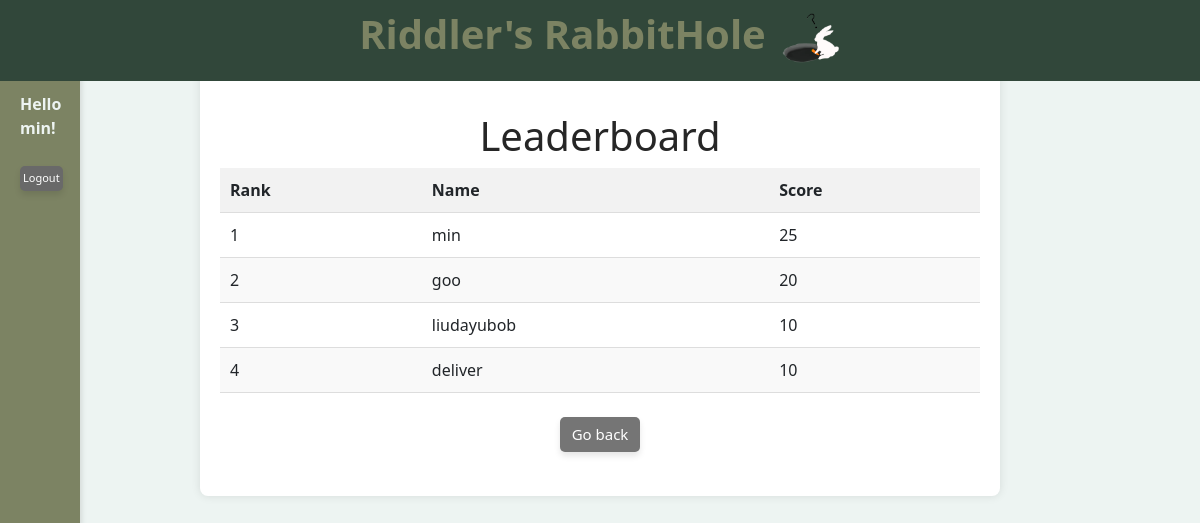
The page /leaderboard (signed in) on the database its author committed.
### database/models.py (models this page shows, shortened)
class User(UserMixin, Model):
    id = Column(Integer, primary_key=True)
    username = Column(String(50), unique=True, nullable=False)
    email = Column(String(100), unique=True, nullable=False)
    password_hash = Column(String(128), nullable=False)
    gender = Column(String(10), nullable=False)
    dob = Column(DateTime, nullable=False)
    phone = Column(String(20))
    country = Column(String(50), nullable=False)
    avatar = Column(String(20), nullable=False)
    score = Column(db.Integer, default=0)
    comments = db.relationship('Comment', backref='user', lazy=True)

### app.py (the view)
@app.route('/leaderboard')
def leaderboard():
    top_scores = Score.query.order_by(Score.score.desc()).limit(10).all()
    data = []
    rank = 1
    for score in top_scores:
        user = User.query.get(score.user_id)
        data.append({"rank": rank, "username": user.username, "score": score.score})
        rank += 1
    return render_template('leaderboard.html', data=data, current_user=current_user)

### app.py (called while the page is built)
@login_manager.user_loader
def load_user(user_id):
    return User.query.get(int(user_id))

### templates/leaderboard.html (shortened to what this page needs)
<!DOCTYPE html>
<html lang="en">
<head>
    <link rel="stylesheet" type="text/css" href="{{ url_for('static', filename='css/style.css') }}">
    <link href="https://stackpath.bootstrapcdn.com/bootstrap/4.5.2/css/bootstrap.min.css" rel="stylesheet">
</head>
<body>
    <div class="header">
        <h1 style="color: #7C8363;"><b>Riddler's RabbitHole </b><img src="{{ url_for('static', filename='img/rabbit.png') }}" alt="" class="rabbitimg"></h1>
    </div>
    <div class="sidebar" id="sidebar">
        <div class="login-tab" id="loginButton" onclick="toggleLogin()">
            {% if current_user.is_authenticated %}
                <br><br><br>
                <b>
                Hello
                {{ current_user.username }}!</b>
                <br><br>
                <button class="lognew" onclick="logout()">Logout</button>
            {% else %}
                <br><br><br>
                Login
            {% endif %}
        </div>
    </div>
<div class="containerl">
    <br><br><br>
    <h1>Leaderboard</h1>
    <table id="leaderboard">
        <thead>
            <tr>
                <th>Rank</th>
                <th>Name</th>
                <th>Score</th>
            </tr>
        </thead>
        <tbody>
            {% for entry in data %}
            <tr>
                <td>{{ entry.rank }}</td>
                <td>{{ entry.username }}</td>
                <td>{{ entry.score }}</td>
            </tr>
            {% endfor %}
        </tbody>
    </table>
    <br>
    <div class="mb-4">
        <a href="{{ url_for('index') }}" class="newbutton">Go back</a>
    </div>
</div>
</body>
</html>

### static/css/style.css (style rules this page uses)
* { margin: 0; padding: 0; box-sizing: border-box; }
body { font-family: 'Segoe UI', Tahoma, Geneva, Verdana, sans-serif; padding: 20px; margin-left: 120px; background-color: #EDf4f2; }
.sidebar { position: fixed; top: 0; left: 0; width: 120px; height: 100%; background-color: #7C8363; overflow-y: auto; padding: 20px; box-shadow: 2px 0 5px rgba(0, 0, 0, 0.1); z-index: 999; transition: width 0.3s ease-in-out; color: #EDF4F2 }
.rabbitimg { height: 50px; width: auto; margin-left: 5px; }
.header { position: fixed; top: 0; left: 0; width: 100%; background-color: #31473A; color: rgb(65, 65, 65); padding: 10px 15px; text-align: center; z-index: 9999; color: #7C8363; }
.newbutton { display: inline-block; padding: 6px 12px; font-size: 15px; color: #fff; background-color: #757575; border: none; border-radius: 5px; cursor: pointer; transition: background-color 0.3s ease, transform 0.2s ease; box-shadow: 0 4px 6px rgba(0, 0, 0, 0.1); }
.lognew { display: inline-block; font-size: 11px; padding: 4px 3px; border-radius: 5px; border: none; color: #fff; background-color: #696969; cursor: pointer; transition: background-color 0.3s ease, transform 0.2s ease; box-shadow: 0 4px 6px rgba(0, 0, 0, 0.1); }

### templates/leaderboard.html (style rules this page uses)
.sidebar { position: fixed; top: 0; left:0; width: 80px; height: 100%; overflow-y: auto; padding: 20px; box-shadow: 2px 0 5px rgba(0, 0, 0, 0.1); z-index: 999; transition: width 0.3s ease-in-out; }
body { font-family: 'Segoe UI', Tahoma, Geneva, Verdana, sans-serif; margin: 0; padding: 0; background-position: center center; background-attachment: fixed; height: 100vh; background-color: #EDf4F2; }
.containerl { max-width: 800px; margin: 20px auto; text-align: center; padding: 20px; background-color: #fff; border-radius: 8px; box-shadow: 0 0 10px rgba(0, 0, 0, 0.1); }
h1 { text-align: center; color: #262626; }
table { width: 100%; border-collapse: collapse; }
th, td { padding: 10px; text-align: left; border-bottom: 1px solid #ddd; }
th { background-color: #f2f2f2; }
tr:nth-child(even) { background-color: #f9f9f9; }

### rows shown on the page
User: username "min", rank "1", score "25"
User: rank "2", username "goo", score "20"
User: rank "3", username "liudayubob", score "10"
User: rank "4", username "deliver", score "10"
